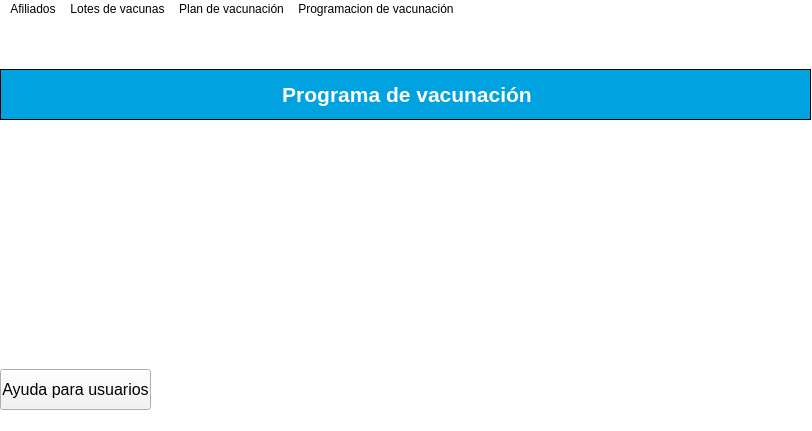
<?xml version="1.0" encoding="UTF-8"?>
<ui version="4.0">
 <class>PropMainWindow</class>
 <widget class="QMainWindow" name="PropMainWindow">
  <property name="enabled">
   <bool>true</bool>
  </property>
  <property name="geometry">
   <rect>
    <x>0</x>
    <y>0</y>
    <width>812</width>
    <height>431</height>
   </rect>
  </property>
  <property name="minimumSize">
   <size>
    <width>812</width>
    <height>431</height>
   </size>
  </property>
  <property name="maximumSize">
   <size>
    <width>813</width>
    <height>431</height>
   </size>
  </property>
  <property name="font">
   <font>
    <weight>50</weight>
    <bold>false</bold>
    <underline>false</underline>
    <strikeout>false</strikeout>
   </font>
  </property>
  <property name="mouseTracking">
   <bool>false</bool>
  </property>
  <property name="tabletTracking">
   <bool>false</bool>
  </property>
  <property name="windowTitle">
   <string>P_MainWindow</string>
  </property>
  <property name="toolTip">
   <string>cosas</string>
  </property>
  <property name="styleSheet">
   <string notr="true">background-color: rgb(255, 255, 255);</string>
  </property>
  <property name="animated">
   <bool>true</bool>
  </property>
  <property name="documentMode">
   <bool>false</bool>
  </property>
  <widget class="QWidget" name="centralwidget">
   <widget class="QPushButton" name="DocumentacionUsuario">
    <property name="geometry">
     <rect>
      <x>0</x>
      <y>350</y>
      <width>151</width>
      <height>41</height>
     </rect>
    </property>
    <property name="font">
     <font>
      <family>Arial</family>
      <pointsize>12</pointsize>
      <weight>50</weight>
      <bold>false</bold>
      <underline>false</underline>
      <strikeout>false</strikeout>
     </font>
    </property>
    <property name="mouseTracking">
     <bool>true</bool>
    </property>
    <property name="styleSheet">
     <string notr="true">background-color: rgb(242, 243, 244);</string>
    </property>
    <property name="text">
     <string>Ayuda para usuarios</string>
    </property>
    <property name="checkable">
     <bool>false</bool>
    </property>
   </widget>
   <widget class="QLabel" name="label">
    <property name="geometry">
     <rect>
      <x>0</x>
      <y>50</y>
      <width>811</width>
      <height>51</height>
     </rect>
    </property>
    <property name="autoFillBackground">
     <bool>false</bool>
    </property>
    <property name="styleSheet">
     <string notr="true">background-color: rgb(0, 163, 224);
border-color: rgb(85, 170, 255);
</string>
    </property>
    <property name="frameShape">
     <enum>QFrame::Box</enum>
    </property>
    <property name="text">
     <string>&lt;html&gt;&lt;head/&gt;&lt;body&gt;&lt;p align=&quot;center&quot;&gt;&lt;span style=&quot; font-size:16pt; font-weight:600; color:#ffffff;&quot;&gt;Programa de vacunación&lt;/span&gt;&lt;/p&gt;&lt;/body&gt;&lt;/html&gt;</string>
    </property>
   </widget>
   <widget class="QLabel" name="label_2">
    <property name="geometry">
     <rect>
      <x>240</x>
      <y>110</y>
      <width>301</width>
      <height>251</height>
     </rect>
    </property>
    <property name="font">
     <font>
      <stylestrategy>NoAntialias</stylestrategy>
     </font>
    </property>
    <property name="styleSheet">
     <string notr="true">border-image: url(:/icono vacuna/icono vacuna.png);
border-image: url(:/iconoVacuna/icono vacuna.png);</string>
    </property>
    <property name="text">
     <string>&lt;html&gt;&lt;head/&gt;&lt;body&gt;&lt;p&gt;&lt;br/&gt;&lt;/p&gt;&lt;/body&gt;&lt;/html&gt;</string>
    </property>
   </widget>
  </widget>
  <widget class="QMenuBar" name="menuBar">
   <property name="geometry">
    <rect>
     <x>0</x>
     <y>0</y>
     <width>812</width>
     <height>30</height>
    </rect>
   </property>
   <widget class="QMenu" name="menuAfiliados">
    <property name="title">
     <string>Afiliados</string>
    </property>
    <addaction name="actionCrearUsuario"/>
    <addaction name="actionConsultarUsuario"/>
    <addaction name="actionDesafiliarUsuario"/>
    <addaction name="actionVacunarUsuario"/>
   </widget>
   <widget class="QMenu" name="menuLotes_de_vacunas">
    <property name="title">
     <string>Lotes de vacunas</string>
    </property>
    <widget class="QMenu" name="menuConsultar">
     <property name="mouseTracking">
      <bool>true</bool>
     </property>
     <property name="focusPolicy">
      <enum>Qt::NoFocus</enum>
     </property>
     <property name="title">
      <string>Consultar</string>
     </property>
     <addaction name="actionConsultaCompletaLote"/>
     <addaction name="actionConsultaIndividualLote"/>
    </widget>
    <addaction name="actionCrearLote"/>
    <addaction name="menuConsultar"/>
   </widget>
   <widget class="QMenu" name="menuPlan_de_vacunacion">
    <property name="title">
     <string>Plan de vacunación</string>
    </property>
    <widget class="QMenu" name="menuConsultar_2">
     <property name="title">
      <string>Consultar</string>
     </property>
     <addaction name="actionConsultaCompletaPlan"/>
     <addaction name="actionConsultaIndividualPlan"/>
    </widget>
    <addaction name="actionCrearPlan"/>
    <addaction name="menuConsultar_2"/>
   </widget>
   <widget class="QMenu" name="menuProgramacion_de_vacunacion">
    <property name="title">
     <string>Programacion de vacunación</string>
    </property>
    <widget class="QMenu" name="menuConsultar_3">
     <property name="title">
      <string>Consultar</string>
     </property>
     <addaction name="actionConsultaCompletaProgramacion"/>
     <addaction name="actionConsultaIndividualProgramacion"/>
    </widget>
    <addaction name="actionCrearProgramacion"/>
    <addaction name="menuConsultar_3"/>
   </widget>
   <addaction name="menuAfiliados"/>
   <addaction name="menuLotes_de_vacunas"/>
   <addaction name="menuPlan_de_vacunacion"/>
   <addaction name="menuProgramacion_de_vacunacion"/>
  </widget>
  <action name="actionConsultarUsuario">
   <property name="text">
    <string>Consultar</string>
   </property>
  </action>
  <action name="actionDesafiliarUsuario">
   <property name="text">
    <string>Desafiliar</string>
   </property>
  </action>
  <action name="actionVacunarUsuario">
   <property name="text">
    <string>Vacunar</string>
   </property>
  </action>
  <action name="actionCrearLote">
   <property name="text">
    <string>Crear</string>
   </property>
  </action>
  <action name="actionCrear_2">
   <property name="text">
    <string>Crear</string>
   </property>
  </action>
  <action name="actionConsultaCompletaLote">
   <property name="text">
    <string>Consulta completa</string>
   </property>
   <property name="priority">
    <enum>QAction::NormalPriority</enum>
   </property>
  </action>
  <action name="actionConsultaIndividualLote">
   <property name="text">
    <string>Consulta individual</string>
   </property>
  </action>
  <action name="actionCompleta">
   <property name="text">
    <string>Completa</string>
   </property>
  </action>
  <action name="actionCrearPlan">
   <property name="text">
    <string>Crear</string>
   </property>
  </action>
  <action name="actionConsultaCompletaPlan">
   <property name="text">
    <string>Consulta completa</string>
   </property>
  </action>
  <action name="actionConsultaIndividualPlan">
   <property name="text">
    <string>Consulta individual</string>
   </property>
  </action>
  <action name="actionCrearProgramacion">
   <property name="text">
    <string>Crear</string>
   </property>
  </action>
  <action name="actionConsultaCompletaProgramacion">
   <property name="text">
    <string>Consulta completa</string>
   </property>
  </action>
  <action name="actionConsultaIndividualProgramacion">
   <property name="text">
    <string>Consulta individual</string>
   </property>
  </action>
  <action name="actionCrearUsuario">
   <property name="text">
    <string>Crear</string>
   </property>
   <property name="font">
    <font>
     <family>MS Shell Dlg 2</family>
     <stylestrategy>PreferDefault</stylestrategy>
    </font>
   </property>
  </action>
 </widget>
 <resources>
  <include location="imagesForUi.qrc"/>
 </resources>
 <connections/>
</ui>
